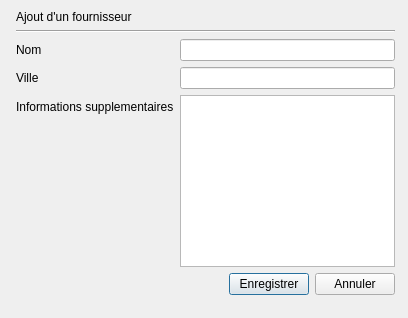
<?xml version="1.0" encoding="UTF-8"?>
<ui version="4.0">
 <class>InterAddFournisseur</class>
 <widget class="QDialog" name="InterAddFournisseur">
  <property name="geometry">
   <rect>
    <x>0</x>
    <y>0</y>
    <width>408</width>
    <height>318</height>
   </rect>
  </property>
  <property name="windowTitle">
   <string>Dialog</string>
  </property>
  <widget class="QWidget" name="layoutWidget">
   <property name="geometry">
    <rect>
     <x>10</x>
     <y>10</y>
     <width>391</width>
     <height>291</height>
    </rect>
   </property>
   <layout class="QVBoxLayout" name="layGen">
    <property name="leftMargin">
     <number>6</number>
    </property>
    <property name="rightMargin">
     <number>6</number>
    </property>
    <property name="bottomMargin">
     <number>6</number>
    </property>
    <item>
     <widget class="QLabel" name="label">
      <property name="styleSheet">
       <string notr="true">font: 25 13pt &quot;Microsoft YaHei UI Light&quot;;</string>
      </property>
      <property name="text">
       <string>Ajout d'un fournisseur</string>
      </property>
     </widget>
    </item>
    <item>
     <widget class="Line" name="line">
      <property name="orientation">
       <enum>Qt::Horizontal</enum>
      </property>
     </widget>
    </item>
    <item>
     <layout class="QFormLayout" name="formLayout">
      <property name="fieldGrowthPolicy">
       <enum>QFormLayout::AllNonFixedFieldsGrow</enum>
      </property>
      <item row="0" column="0">
       <widget class="QLabel" name="label_2">
        <property name="text">
         <string>Nom</string>
        </property>
       </widget>
      </item>
      <item row="0" column="1">
       <widget class="QLineEdit" name="lgnNom"/>
      </item>
      <item row="1" column="0">
       <widget class="QLabel" name="label_3">
        <property name="text">
         <string>Ville</string>
        </property>
       </widget>
      </item>
      <item row="1" column="1">
       <widget class="QLineEdit" name="lgnVille"/>
      </item>
      <item row="2" column="0">
       <widget class="QLabel" name="label_4">
        <property name="text">
         <string>Informations supplementaires</string>
        </property>
       </widget>
      </item>
      <item row="2" column="1">
       <widget class="QTextEdit" name="textInfo"/>
      </item>
     </layout>
    </item>
    <item>
     <layout class="QHBoxLayout" name="horizontalLayout">
      <item>
       <spacer name="horizontalSpacer">
        <property name="orientation">
         <enum>Qt::Horizontal</enum>
        </property>
        <property name="sizeHint" stdset="0">
         <size>
          <width>40</width>
          <height>20</height>
         </size>
        </property>
       </spacer>
      </item>
      <item>
       <widget class="QPushButton" name="btnValid">
        <property name="text">
         <string>Enregistrer</string>
        </property>
       </widget>
      </item>
      <item>
       <widget class="QPushButton" name="btnAnnul">
        <property name="text">
         <string>Annuler</string>
        </property>
       </widget>
      </item>
     </layout>
    </item>
   </layout>
  </widget>
 </widget>
 <resources/>
 <connections>
  <connection>
   <sender>btnAnnul</sender>
   <signal>clicked()</signal>
   <receiver>InterAddFournisseur</receiver>
   <slot>close()</slot>
   <hints>
    <hint type="sourcelabel">
     <x>174</x>
     <y>227</y>
    </hint>
    <hint type="destinationlabel">
     <x>235</x>
     <y>260</y>
    </hint>
   </hints>
  </connection>
 </connections>
</ui>
